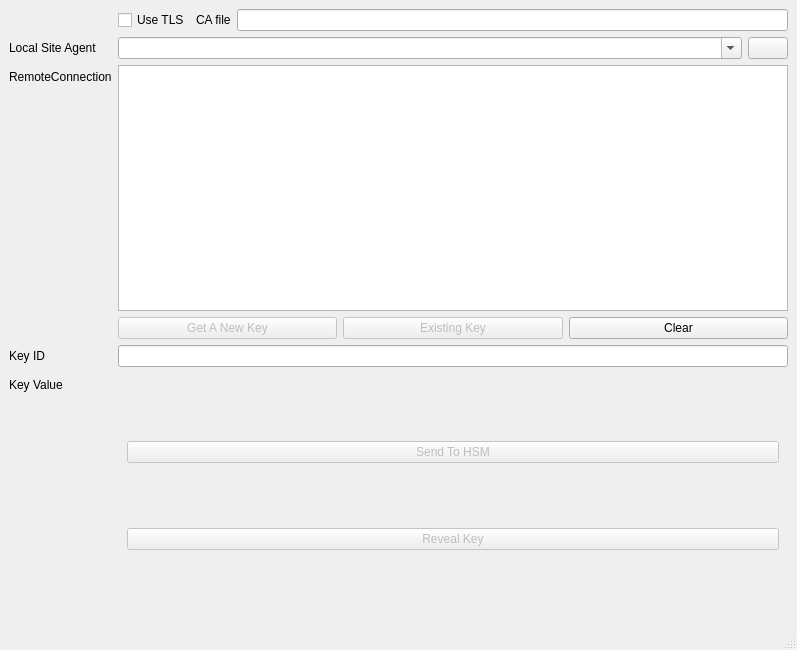
<?xml version="1.0" encoding="UTF-8"?>
<ui version="4.0">
 <author>Richard Collins &lt;richard.collins@bristol.ac.uk&gt;</author>
 <comment>Copyright (C) University of Bristol 2017
   This Source Code Form is subject to the terms of the Mozilla Public License, v. 2.0. 
   If a copy of the MPL was not distributed with this file, You can obtain one at https://mozilla.org/MPL/2.0/.
   See LICENSE file for details.</comment>
 <class>MainWindow</class>
 <widget class="QMainWindow" name="MainWindow">
  <property name="geometry">
   <rect>
    <x>0</x>
    <y>0</y>
    <width>797</width>
    <height>650</height>
   </rect>
  </property>
  <property name="windowTitle">
   <string>QKD Key Viewer</string>
  </property>
  <widget class="QWidget" name="centralwidget">
   <property name="sizePolicy">
    <sizepolicy hsizetype="Preferred" vsizetype="Expanding">
     <horstretch>0</horstretch>
     <verstretch>0</verstretch>
    </sizepolicy>
   </property>
   <layout class="QFormLayout" name="formLayout">
    <item row="3" column="1">
     <layout class="QHBoxLayout" name="horizontalLayout_2">
      <item>
       <widget class="QCheckBox" name="useTls">
        <property name="text">
         <string>Use TLS</string>
        </property>
       </widget>
      </item>
      <item>
       <widget class="QLabel" name="label_4">
        <property name="text">
         <string>CA file</string>
        </property>
       </widget>
      </item>
      <item>
       <widget class="QLineEdit" name="certCa"/>
      </item>
     </layout>
    </item>
    <item row="4" column="0">
     <widget class="QLabel" name="lblSiteAgent">
      <property name="text">
       <string>Local Site Agent</string>
      </property>
     </widget>
    </item>
    <item row="9" column="0">
     <widget class="QLabel" name="label_2">
      <property name="text">
       <string>RemoteConnection</string>
      </property>
     </widget>
    </item>
    <item row="9" column="1">
     <widget class="QListWidget" name="knownSites">
      <property name="alternatingRowColors">
       <bool>true</bool>
      </property>
     </widget>
    </item>
    <item row="10" column="1">
     <layout class="QHBoxLayout" name="horizontalLayout">
      <item>
       <widget class="QPushButton" name="getNewKey">
        <property name="enabled">
         <bool>false</bool>
        </property>
        <property name="text">
         <string>Get A New Key</string>
        </property>
       </widget>
      </item>
      <item>
       <widget class="QPushButton" name="getExistingKey">
        <property name="enabled">
         <bool>false</bool>
        </property>
        <property name="text">
         <string>Existing Key</string>
        </property>
       </widget>
      </item>
      <item>
       <widget class="QPushButton" name="clearKey">
        <property name="text">
         <string>Clear</string>
        </property>
        <property name="icon">
         <iconset theme="edit-clear">
          <normaloff>.</normaloff>.</iconset>
        </property>
       </widget>
      </item>
     </layout>
    </item>
    <item row="11" column="0">
     <widget class="QLabel" name="label_3">
      <property name="text">
       <string>Key ID</string>
      </property>
     </widget>
    </item>
    <item row="11" column="1">
     <widget class="QLineEdit" name="keyId">
      <property name="readOnly">
       <bool>true</bool>
      </property>
     </widget>
    </item>
    <item row="12" column="0">
     <widget class="QLabel" name="label">
      <property name="text">
       <string>Key Value</string>
      </property>
     </widget>
    </item>
    <item row="12" column="1">
     <widget class="QStackedWidget" name="keyStack">
      <property name="sizePolicy">
       <sizepolicy hsizetype="Expanding" vsizetype="Expanding">
        <horstretch>0</horstretch>
        <verstretch>0</verstretch>
       </sizepolicy>
      </property>
      <property name="currentIndex">
       <number>0</number>
      </property>
      <widget class="QWidget" name="keyActionsPage">
       <property name="enabled">
        <bool>false</bool>
       </property>
       <property name="sizePolicy">
        <sizepolicy hsizetype="Preferred" vsizetype="Preferred">
         <horstretch>0</horstretch>
         <verstretch>0</verstretch>
        </sizepolicy>
       </property>
       <layout class="QVBoxLayout" name="verticalLayout_3">
        <item>
         <widget class="QPushButton" name="sendToHSM">
          <property name="text">
           <string>Send To HSM</string>
          </property>
          <property name="icon">
           <iconset theme="mail-forward">
            <normaloff>.</normaloff>.</iconset>
          </property>
         </widget>
        </item>
        <item>
         <widget class="QPushButton" name="revealKey">
          <property name="text">
           <string>Reveal Key</string>
          </property>
          <property name="icon">
           <iconset theme="dialog-warning">
            <normaloff>.</normaloff>.</iconset>
          </property>
         </widget>
        </item>
       </layout>
      </widget>
      <widget class="QWidget" name="keyValuePage">
       <property name="sizePolicy">
        <sizepolicy hsizetype="Expanding" vsizetype="Expanding">
         <horstretch>0</horstretch>
         <verstretch>0</verstretch>
        </sizepolicy>
       </property>
       <layout class="QVBoxLayout" name="verticalLayout_2">
        <item>
         <widget class="QPlainTextEdit" name="keyValue">
          <property name="readOnly">
           <bool>true</bool>
          </property>
         </widget>
        </item>
       </layout>
      </widget>
     </widget>
    </item>
    <item row="4" column="1">
     <layout class="QHBoxLayout" name="horizontalLayout_3">
      <item>
       <widget class="QComboBox" name="localSiteAgents">
        <property name="editable">
         <bool>true</bool>
        </property>
       </widget>
      </item>
      <item>
       <widget class="QPushButton" name="localAgentGo">
        <property name="sizePolicy">
         <sizepolicy hsizetype="Fixed" vsizetype="Fixed">
          <horstretch>0</horstretch>
          <verstretch>0</verstretch>
         </sizepolicy>
        </property>
        <property name="text">
         <string/>
        </property>
        <property name="icon">
         <iconset theme="go-next"/>
        </property>
       </widget>
      </item>
     </layout>
    </item>
   </layout>
  </widget>
  <widget class="QMenuBar" name="menubar">
   <property name="geometry">
    <rect>
     <x>0</x>
     <y>0</y>
     <width>797</width>
     <height>24</height>
    </rect>
   </property>
  </widget>
  <widget class="QStatusBar" name="statusbar"/>
 </widget>
 <resources/>
 <connections/>
</ui>
